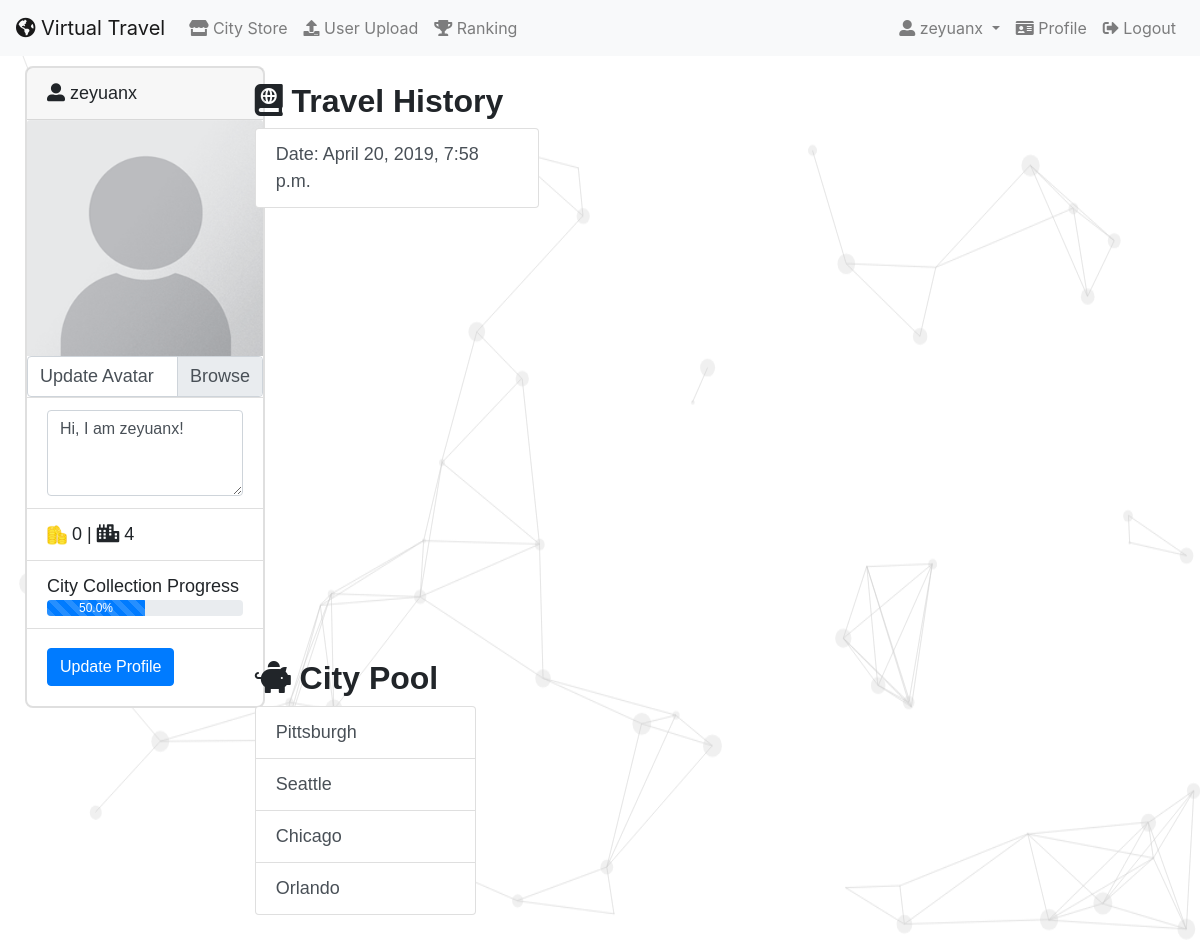
Page /virtualTravel/profile (signed in) on the committed database.
### virtualTravel/models.py (models this page shows, shortened)
class Profile(models.Model):
    user  = models.OneToOneField(User, on_delete=models.PROTECT,related_name="profile")
    bio   = models.CharField(max_length=200,blank=True)
    picture = models.FileField(blank=True, null=True)
    content_type = models.CharField(max_length=50,blank=True)
    gold = models.IntegerField(default=0)
    city_pool = models.ManyToManyField(City, related_name="unlocked_user")
    city_collection = models.ManyToManyField(City, related_name="collected_user", blank=True)

class Travel(models.Model):
    num_of_stops = models.IntegerField() # number of stops in this trip
    current_stop = models.IntegerField(default=0) # indicates where this user is currently at
    route = models.CharField(max_length=2000) # format: "city_id1 city_id2 city_id3"
    date = models.DateTimeField()
    made_by = models.ForeignKey(Profile,on_delete=models.CASCADE,related_name="past_travel")
    current_user = models.ForeignKey(Profile,on_delete=models.PROTECT,blank=True,null=True,unique=True,related_name="current_travel")

class City(models.Model):
    name = models.CharField(max_length=20)
    description = models.CharField(max_length=1000,
                                    default="No description Added")
    price = models.IntegerField()
    picture_url = models.CharField(max_length=500)

### virtualTravel/views.py (the view, shortened to what this page needs)
# urls.py: path('profile', views.profile_action, name = 'profile'),
@login_required
def profile_action(request):
    context = {}
    profile = request.user.profile
    cities = list(profile.city_pool.all())
    if len(cities) >= 0:
        context['cities'] = cities
        context['percentage'] = 100 * float(len(cities)) / float(len(City.objects.all()))
    else:
        context['percentage'] = 0
    travels = Travel.objects.filter(made_by=request.user.profile)
    if len(travels) >= 0:
        context['travels'] = travels
        context['routes'] = []
        for travel in travels:
            context['routes'].append(routeParser(travel))
    context['profile'] = profile
    context['form'] = ProfileForm(instance=profile)
    return render(request, 'virtualTravel/profile.html', context)

### virtualTravel/forms.py (shortened to what this page needs)
class ProfileForm(forms.ModelForm):
    class Meta:
        model = Profile
        fields = ('bio', 'picture')
        widgets = {
            'bio': forms.Textarea(attrs={'class': 'form-control', 'rows': 3}),
            'picture': forms.FileInput(attrs={'class': 'form-control-file'}),
        }

### virtualTravel/views.py (called while the page is built)
def routeParser(travel):
    route = []
    for city_id in travel.route.split(' '):
        city = City.objects.get(id=int(city_id))
        route.append(city)
    return route

### virtualTravel/templates/virtualTravel/profile.html (shortened to what this page needs)
{% extends "virtualTravel/base.html" %}
{% block content %}
<div class="container-fluid">
	<div class="row flex-xl-nowrap">
		<div class="col-12 col-md-3 col-xl-2 bd-sidebar">
			<form enctype="multipart/form-data" action="{% url 'profile'%}" method="POST">
				<div class="card" style="width: 15rem;">
					<div class="card-header">
						<i class="fas fa-user-alt"></i> {{user.username}}
					</div>
					{% if profile.picture %}
					<img src="{% url 'photo'%}" class="card-img-top" alt="...">
					{% else %}
					<img src="../../static/image/image-default.png" class="card-img-top" alt="...">
					{% endif %}
					<div class="custom-file">
						<label class="custom-file-label" for="customFile">Update Avatar</label>
					</div>
					<ul class="list-group list-group-flush"><li class="list-group-item">
						{{form.bio}}
					</li></ul>
					<ul class="list-group list-group-flush"><li class="list-group-item">
						<img id = "goldicon" src="../../static/image/smallgold.png" width="20px" height="20px"> {{profile.gold}} | <i class="fas fa-city"></i> {{ cities|length }}
					</li></ul>
					<ul class="list-group list-group-flush"><li class="list-group-item">
						City Collection Progress
						<div class="progress" style="width:100%">
							<div class="progress-bar progress-bar-striped progress-bar-animated" role="progressbar" aria-valuenow="{{percentage}}" aria-valuemin="0" aria-valuemax="100" style="width: {{percentage}}%">{{percentage}}%</div>
						</div>
					</li></ul>
					<div class="card-body">
						<a><button type="submit" class="btn btn-primary">Update Profile</button></a>
					</div>
				</div>
			</form>
		</div>
		<main class="col-12 col-md-9 col-xl-8 py-md-3 pl-md-5 bd-content"
			role="main">
			<div data-spy="scroll" data-target="#navbar-example2" data-offset="0">
				<h2 class = "font-weight-bold" ><i class="fas fa-atlas"></i> Travel History</h2>
				{% if travels %}
					<div class="row">
					  <div class="col-5">
					    <div class="list-group" id="list-tab" role="tablist">
					    	{% for travel in travels %}
					      		<a onclick="updateMap({{forloop.counter}})" class="list-group-item list-group-item-action" id="list-{{forloop.counter}}-list" data-toggle="list" href="#list-{{forloop.counter}}" role="tab" aria-controls="{{forloop.counter}}">Date: {{travel.date}}</a>
					      	{% endfor %}
					    </div>
					  </div>
					    {% load staticfiles %}
					  <div class="col-7">
					    <div class="tab-content" id="nav-tabContent">
						    <br><div id="map"></div>
					    </div>
					  </div>
					</div>
				{% else %}
					<li class = "li_style">
						You have not completed any travels.<br>
						<a href="{% url 'homepage' %}">Start a travel</a>
					</li>
				{% endif %}
				<br><br>
				<h2 class = "font-weight-bold" ><i class="fas fa-piggy-bank"></i> City Pool </h2>
				{% if cities %}
					<div class="row">
					  <div class="col-4">
					    <div class="list-group" id="list-tab" role="tablist">
					    	{% for city in cities %}
					      		<a class="list-group-item list-group-item-action" id='list-{{city.name|cut:" " }}-list' data-toggle="list" href='#list-{{city.name|cut:" " }}' role="tab" aria-controls='{{city.name|cut:" " }}'>{{city.name}}</a>
					      	{% endfor %}
					    </div>
					  </div>
					  <div class="col-8">
					  </div>
					</div>
				{% else %}
					<li class = "li_style">
						You do not have any cities.<br>
						<a href="{% url 'store' %}">Unlock cities</a>
					</li>
				{% endif %}
			</div>
		</main>
	</div>
</div>
{% endblock %}

### virtualTravel/templates/virtualTravel/base.html (shortened to what this page needs)
<!DOCTYPE html>
<html lang="en">
	<head>
		{% load staticfiles %}
		<link rel="stylesheet" href="https://stackpath.bootstrapcdn.com/bootstrap/4.3.1/css/bootstrap.min.css">
		<link rel="stylesheet" href="https://use.fontawesome.com/releases/v5.8.1/css/all.css">
		<link href="{% static 'virtualTravel/base.css' %}" rel="stylesheet" type="text/css">
	</head>
	<body>
		{% block nav-bar %}
			<div class="nav-bar">
				<nav class="navbar navbar-expand-lg navbar-light bg-light">
				<a class="navbar-brand" href="{% url 'homepage' %}"><i class="fas fa-globe-americas"></i> Virtual Travel</a>
					<div class="collapse navbar-collapse" id="navbarNav">
						<ul class="navbar-nav mr-auto">
							<li class="nav-item">
								<a class="nav-link" id="id_nav_city_store" href="{% url 'store' %}"><i class="fas fa-store"></i> City Store</a>
							</li>
							<li class="nav-item">
								<a class="nav-link" id="id_nav_user_upload" href="{% url 'user_upload' %}"><i class="fas fa-upload"></i> User Upload</a>
							</li>
							<li class="nav-item">
								<a class="nav-link" id="id_nav_ranking" href="{% url 'user_ranking' %}"><i class="fas fa-trophy"></i> Ranking</a>
							</li>
						</ul>
            			<ul class="navbar-nav">
							<li class="nav-item dropdown">
								<a class="nav-link dropdown-toggle" href="#" id="navbarDropdownMenuLink" data-toggle="dropdown" aria-haspopup="true" aria-expanded="false">
							 	<i class="fas fa-user-alt"></i>  {{user.username}}
								</a>
							</li>
							<li class="nav-item">
								<a class="nav-link" id="id_nav_city_store" href="{% url 'profile' %}"><i class="fas fa-id-card"></i> Profile</a>
							</li>
							<li class="nav-item">
								<a class="nav-link" id="id_nav_city_store" href="{% url 'logout' %}"><i class="fas fa-sign-out-alt"></i> Logout</a>
							</li>
						</ul>
					</div>
			</div>
			{% endblock %}
		<div class="content">
			{% block content %}
			{% endblock %}
		</div>
		{% block canvas %}
			<canvas id="canvas"></canvas>
		{% endblock %}
	</body>
</html>

### virtualTravel/static/virtualTravel/base.css (style rules this page uses)
.content { font-family: sans-serif; font-size: large; padding: 10px; }
canvas { display: block; width: 100%; height: 100%; position: absolute; top: 0; left: 0; z-index:-1; }
#map { margin: auto; width: 100%; height: 450px; }
.card { width: 280px; border-width: 2px; border-radius: 0.5rem; }

### rows in the picture
Profile: bio "Hi, I am zeyuanx!", gold "0"
Travel: date "April 20, 2019, 7:58 p.m."
City: name "Pittsburgh"
City: name "Seattle"
City: name "Chicago"
City: name "Orlando"

### other values in the picture
{{ user.username }} "zeyuanx"
{{ cities|length }} "4"
{{ percentage }} "50.0"
